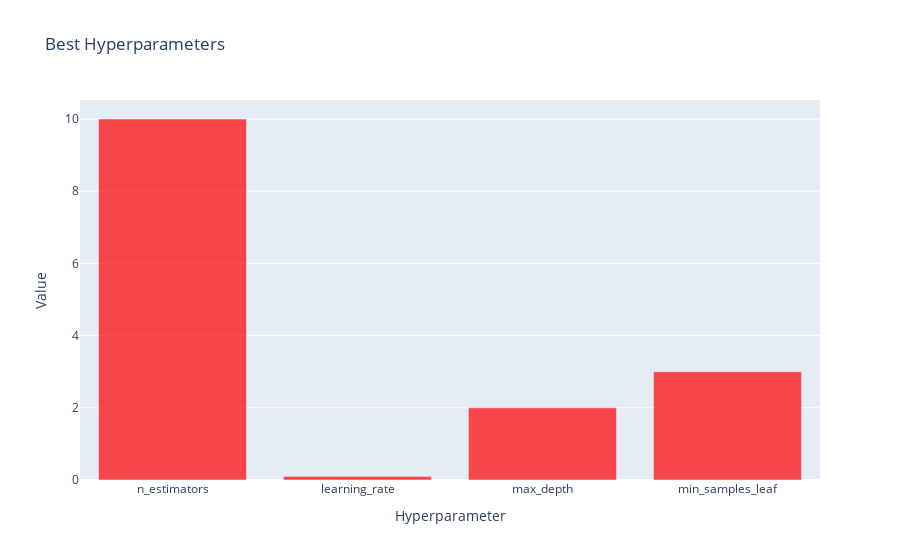

This figure's notebook cell:
### Markdown cell above
### Plot of the best parameters

### Code cell
# Get the best parameters found by the random search
best_params = clf.best_params_

# Create a dictionary of hyperparameter names and their values
hyperparams = {
    'n_estimators': best_params['n_estimators'],
    'learning_rate': best_params['learning_rate'],
    'max_depth': best_params['max_depth'],
    #'min_samples_split': best_params['min_samples_split'],
    'min_samples_leaf': best_params['min_samples_leaf'],
    #'max_features': best_params['max_features']
}

# Create a bar chart of the hyperparameters
fig = go.Figure(data=[go.Bar(
    x=list(hyperparams.keys()),
    y=list(hyperparams.values()),
    marker=dict(
        color=['rgba(255, 0, 0, 0.7)' if key in best_params else 'rgba(0, 0, 255, 0.7)' for key in hyperparams.keys()]
    )
)])
# Set the chart title and axis labels
fig.update_layout(
    title='Best Hyperparameters',
    xaxis_title='Hyperparameter',
    yaxis_title='Value'
)

# Display the chart
fig.show()

### Figure 1 — Plotly figure (JSON) as saved in the notebook; plotly's stock layout.template omitted (floating-point values rounded to 4 significant figures)
{"data": [{"marker": {"color": ["rgba(255, 0, 0, 0.7)", "rgba(255, 0, 0, 0.7)", "rgba(255, 0, 0, 0.7)", "rgba(255, 0, 0, 0.7)"]}, "type": "bar", "x": ["n_estimators", "learning_rate", "max_depth", "min_samples_leaf"], "y": [10, 0.1, 2, 3]}], "layout": {"title": {"text": "Best Hyperparameters"}, "xaxis": {"title": {"text": "Hyperparameter"}}, "yaxis": {"title": {"text": "Value"}}}}
